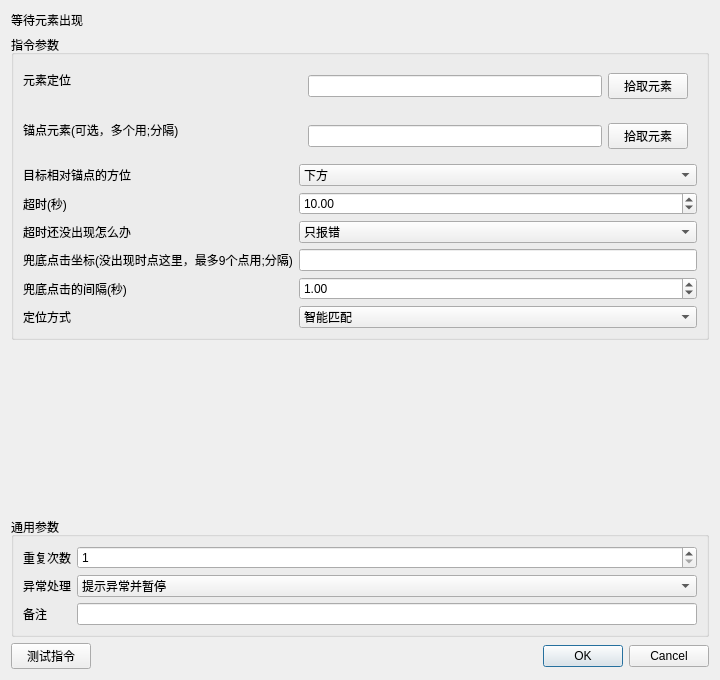
<?xml version="1.0" encoding="UTF-8"?><ui version="4.0"><class>InstructionEditor</class><widget class="QDialog" name="InstructionEditor"><property name="geometry"><rect><x>0</x><y>0</y><width>720</width><height>680</height></rect></property><layout class="QVBoxLayout" name="rootLayout"><item><widget class="QLabel" name="titleLabel"><property name="text"><string>等待元素出现</string></property></widget></item><item><widget class="QGroupBox" name="parameterGroupBox"><property name="title"><string>指令参数</string></property><layout class="QFormLayout" name="parameterFormLayout"><item row="0" column="0"><widget class="QLabel" name="label_0"><property name="text"><string>元素定位</string></property></widget></item><item row="0" column="1"><widget class="QWidget" name="container_0"><layout class="QHBoxLayout" name="fieldLayout_0"><item><widget class="QLineEdit" name="parameter_0"><property name="text"><string></string></property></widget></item><item><widget class="QPushButton" name="auxiliary_0"><property name="text"><string>拾取元素</string></property></widget></item></layout></widget></item><item row="1" column="0"><widget class="QLabel" name="label_1"><property name="text"><string>锚点元素(可选，多个用;分隔)</string></property></widget></item><item row="1" column="1"><widget class="QWidget" name="container_1"><layout class="QHBoxLayout" name="fieldLayout_1"><item><widget class="QLineEdit" name="parameter_1"><property name="text"><string></string></property></widget></item><item><widget class="QPushButton" name="auxiliary_1"><property name="text"><string>拾取元素</string></property></widget></item></layout></widget></item><item row="2" column="0"><widget class="QLabel" name="label_2"><property name="text"><string>目标相对锚点的方位</string></property></widget></item><item row="2" column="1"><widget class="QComboBox" name="parameter_2"><item><property name="text"><string>下方</string></property></item><item><property name="text"><string>上方</string></property></item><item><property name="text"><string>右侧</string></property></item><item><property name="text"><string>左侧</string></property></item><item><property name="text"><string>内部</string></property></item><item><property name="text"><string>相邻</string></property></item><property name="currentIndex"><number>0</number></property></widget></item><item row="3" column="0"><widget class="QLabel" name="label_3"><property name="text"><string>超时(秒)</string></property></widget></item><item row="3" column="1"><widget class="QDoubleSpinBox" name="parameter_3"><property name="minimum"><double>0</double></property><property name="maximum"><double>1000000</double></property><property name="value"><double>10</double></property></widget></item><item row="4" column="0"><widget class="QLabel" name="label_4"><property name="text"><string>超时还没出现怎么办</string></property></widget></item><item row="4" column="1"><widget class="QComboBox" name="parameter_4"><item><property name="text"><string>只报错</string></property></item><item><property name="text"><string>点击坐标</string></property></item><property name="currentIndex"><number>0</number></property></widget></item><item row="5" column="0"><widget class="QLabel" name="label_5"><property name="text"><string>兜底点击坐标(没出现时点这里，最多9个点用;分隔)</string></property></widget></item><item row="5" column="1"><widget class="QLineEdit" name="parameter_5"><property name="text"><string></string></property></widget></item><item row="6" column="0"><widget class="QLabel" name="label_6"><property name="text"><string>兜底点击的间隔(秒)</string></property></widget></item><item row="6" column="1"><widget class="QDoubleSpinBox" name="parameter_6"><property name="minimum"><double>0</double></property><property name="maximum"><double>1000000</double></property><property name="value"><double>1</double></property></widget></item><item row="7" column="0"><widget class="QLabel" name="label_7"><property name="text"><string>定位方式</string></property></widget></item><item row="7" column="1"><widget class="QComboBox" name="parameter_7"><item><property name="text"><string>CSS选择器</string></property></item><item><property name="text"><string>XPath</string></property></item><item><property name="text"><string>文本内容</string></property></item><item><property name="text"><string>智能匹配</string></property></item><item><property name="text"><string>锚点定位</string></property></item><property name="currentIndex"><number>3</number></property></widget></item></layout></widget></item><item><spacer name="verticalSpacer"><property name="orientation"><enum>Qt::Vertical</enum></property><property name="sizeHint" stdset="0"><size><width>20</width><height>20</height></size></property></spacer></item>
<item><widget class="QGroupBox" name="commonGroupBox"><property name="title"><string>通用参数</string></property><layout class="QFormLayout" name="commonFormLayout">
<item row="0" column="0"><widget class="QLabel" name="repeatLabel"><property name="text"><string>重复次数</string></property></widget></item><item row="0" column="1"><widget class="QSpinBox" name="repeatSpinBox"><property name="minimum"><number>1</number></property><property name="maximum"><number>999999</number></property><property name="value"><number>1</number></property></widget></item>
<item row="1" column="0"><widget class="QLabel" name="errorPolicyLabel"><property name="text"><string>异常处理</string></property></widget></item><item row="1" column="1"><widget class="QComboBox" name="errorPolicyComboBox"><item><property name="text"><string>自动跳过</string></property></item><item><property name="text"><string>提示异常并暂停</string></property></item><item><property name="text"><string>提示异常并停止</string></property></item><property name="currentIndex"><number>1</number></property></widget></item>
<item row="2" column="0"><widget class="QLabel" name="noteLabel"><property name="text"><string>备注</string></property></widget></item><item row="2" column="1"><widget class="QLineEdit" name="noteEdit"/></item>
</layout></widget></item>
<item><layout class="QHBoxLayout" name="footerLayout"><item><widget class="QPushButton" name="testButton"><property name="text"><string>测试指令</string></property></widget></item><item><spacer name="footerSpacer"><property name="orientation"><enum>Qt::Horizontal</enum></property><property name="sizeHint" stdset="0"><size><width>40</width><height>20</height></size></property></spacer></item><item><widget class="QDialogButtonBox" name="buttonBox"><property name="standardButtons"><set>QDialogButtonBox::Cancel|QDialogButtonBox::Ok</set></property></widget></item></layout></item>
</layout></widget><resources/><connections/></ui>
